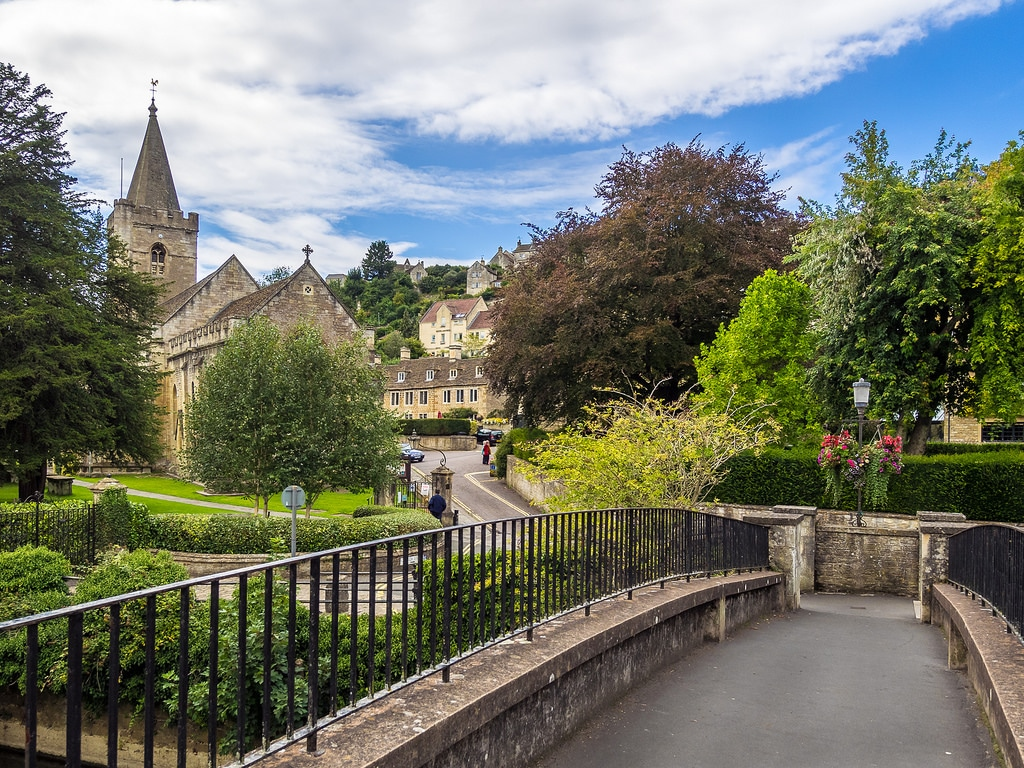
#> input picture 01/img/img_1.jpg, 1024 x 768 px; its folder holds 5 pictures in this run
$ python main.py
#> lines starting #> are read from the running program, lines starting #| are printed output that depends on the picture
import cv2 as cv
import numpy as np

def get_index(size, index):

    if index > size - 1:
        return 0

    if index < 0:
        return size - 1

    return index


def get_next_images(imgs, index):
    imgs_size = len(imgs)
    img_from = imgs[get_index(imgs_size, index-1)]
    img_to = imgs[get_index(imgs_size, index)]
    return img_from, img_to, get_index(imgs_size, index + 1)


def read_images(count=5):
#> called with count = 5
    imgs = []

    for i in range(1, count+1):
        imgs.append(cv.imread("./img/img_{}.jpg".format(i)))

    return imgs

def make_transition(img_from, img_to):
     for alpha in np.arange(0,1.1,0.1)[::-1]:
        from_base = img_from.copy()
        to_output = img_to.copy()

        cv.addWeighted(from_base,alpha,to_output,1 - alpha,0, to_output)
        cv.imshow("paisagens", to_output)
        cv.waitKey(50)

def set_border(img):
    value = [0,255,0]
    return cv.copyMakeBorder(img, 20, 20, 20, 20, cv.BORDER_CONSTANT, None, value)
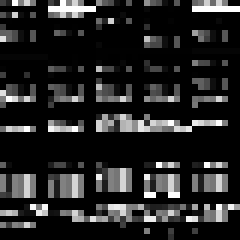
#> returned value: shape (40, 40) (shown 6 times larger); min 0, max 255, mean 37.3

def set_watermark(img):

        img_with_watermark = img.copy()
#> (the run stopped early here; a loop or call above may not have finished)
